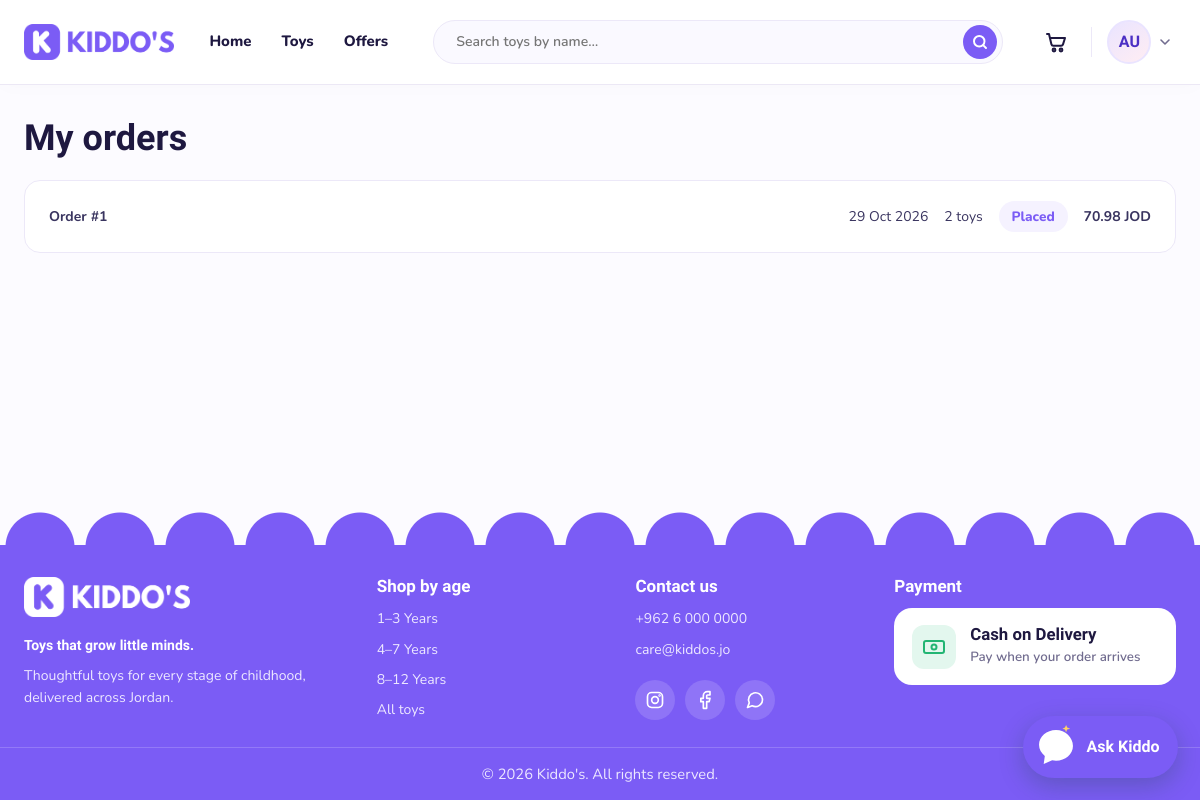
Page /orders/index.php (signed in) on the committed database.
### tables this page shows
CREATE TABLE IF NOT EXISTS `orders` (
  `id` int(10) UNSIGNED NOT NULL AUTO_INCREMENT,
  `user_id` int(10) UNSIGNED NOT NULL,
  `subtotal` decimal(10,2) NOT NULL,
  `birthday_discount` decimal(10,2) NOT NULL DEFAULT 0.00,
  `delivery_fee` decimal(6,2) NOT NULL DEFAULT 2.00,
  `total` decimal(10,2) NOT NULL,
  `child_birth_date` date DEFAULT NULL,
  `phone` varchar(20) NOT NULL,
  `address_text` varchar(255) NOT NULL,
  `latitude` decimal(10,7) NOT NULL,
  `longitude` decimal(10,7) NOT NULL,
  `status` enum('placed','shipped','delivered','cancelled') NOT NULL DEFAULT 'placed',
  `created_at` datetime NOT NULL DEFAULT current_timestamp(),
  `updated_at` datetime NOT NULL DEFAULT current_timestamp() ON UPDATE current_timestamp(),
  PRIMARY KEY (`id`),
  KEY `idx_orders_user` (`user_id`),
  KEY `idx_orders_status` (`status`),
  KEY `idx_orders_created` (`created_at`)
);

### includes/auth_check.php (called while the page is built, shortened)
<?php
$currentUserId = $_SESSION['user_id'] ?? null;

### classes/Order.php (called while the page is built, shortened)
<?php
class Order
{
    private PDO $pdo;
    public function __construct(PDO $pdo)
    {
        $this->pdo = $pdo;
    }
    public function getCustomerOrders(int $userId): array
    {
        $stmt = $this->pdo->prepare(
            "SELECT o.id, o.total, o.status, o.created_at,
                    COALESCE(SUM(oi.quantity), 0) AS toys_count
             FROM orders o
             LEFT JOIN order_items oi ON oi.order_id = o.id
             WHERE o.user_id = ?
             GROUP BY o.id
             ORDER BY o.created_at DESC"
        );
        $stmt->execute([$userId]);
        return $stmt->fetchAll();
    }
}

### includes/shop_functions.php (called while the page is built, shortened)
<?php
function shopMoney(float $amount): string
{
    return number_format($amount, 2) . ' JOD';
}

### orders/index.php (the view, shortened to what this page needs)
<?php
require_once __DIR__ . '/../includes/init.php';
require_once __DIR__ . '/../includes/auth_check.php';
require_once __DIR__ . '/../classes/Order.php';
$orderModel = new Order($pdo);
$orders     = $orderModel->getCustomerOrders((int) $currentUserId);
require_once __DIR__ . '/../includes/shop_header.php';
?>
<section class="container cart-page">
    <h1>My orders</h1>
    <?php if (empty($orders)): ?>
        <div class="cart-empty">
            <p>You have no orders yet.</p>
            <a class="btn btn-primary" href="<?= BASE_URL ?>/products/index.php">Browse toys</a>
        </div>
    <?php else: ?>
        <ul class="cart-list">
            <?php foreach ($orders as $order): ?>
                <li>
                    <a class="order-card" href="<?= BASE_URL ?>/orders/details.php?id=<?= (int) $order['id'] ?>">
                        <strong>Order #<?= (int) $order['id'] ?></strong>
                        <span><?= date('j M Y', strtotime($order['created_at'])) ?></span>
                        <span><?= (int) $order['toys_count'] ?> <?= (int) $order['toys_count'] === 1 ? 'toy' : 'toys' ?></span>
                        <span class="order-status is-<?= htmlspecialchars($order['status']) ?>"><?= ucfirst($order['status']) ?></span>
                        <strong><?= shopMoney((float) $order['total']) ?></strong>
                    </a>
                </li>
            <?php endforeach; ?>
        </ul>
    <?php endif; ?>
</section>
<?php require_once __DIR__ . '/../includes/footer.php'; ?>

### assets/css/style.css (style rules this page uses)
:root { --primary: #7B5CF5; --primary-dark: #6243E6; --primary-deep: #4B2FC4; --primary-50: #F5F2FF; --primary-100: #EAE4FF; --primary-200: #D6CBFF; --pink: #E8457C; --pink-dark: #D6336B; --pink-50: #FFEDF3; --yellow: #FFC93D; --green: #22B573; --green-50: #E3F7EE; --ink: #1E1840; --text: #3A3560; --muted: #716C8F; --line: #ECE8F8; --bg: #FBFAFF; --white: #FFFFFF; --footer-text: #EDE8FF; --footer-line: rgba(255, 255, 255, .18); --overlay: rgba(30, 24, 64, .45); --radius-sm: 12px; --radius: 18px; --radius-lg: 26px; --shadow-sm: 0 4px 14px rgba(75, 47, 196, .07); --shadow: 0 14px 34px rgba(75, 47, 196, .10); --shadow-primary: 0 8px 20px rgba(123, 92, 245, .3); --shadow-pink: 0 8px 20px rgba(232, 69, 124, .3); --font-head: "Baloo 2", "Arial Rounded MT Bold", system-ui, sans-serif; --font-body: "Nunito", system-ui, -apple-system, "Segoe UI", sans-serif; --container: 1220px; --header-h: 76px; }
*, *::before, *::after { box-sizing: border-box; }
html { scroll-behavior: smooth; }
body { margin: 0; min-height: 100vh; display: flex; flex-direction: column; font-family: var(--font-body); font-size: 16px; line-height: 1.6; color: var(--text); background: var(--bg); -webkit-font-smoothing: antialiased; }
a { color: inherit; text-decoration: none; }
h1, h2, h3, h4 { margin: 0 0 .5em; font-family: var(--font-head); font-weight: 800; line-height: 1.15; color: var(--ink); }
h1 { font-size: clamp(2rem, 4.6vw, 3.4rem); }
ul { margin: 0; padding: 0; list-style: none; }
.container { width: min(var(--container), 100% - 32px); margin-inline: auto; }

### assets/css/cart.css (style rules this page uses)
.cart-page { padding: 2.5rem 0 4rem; }
.cart-page h1 { font-family: var(--font-head); color: var(--ink); margin-bottom: 1.5rem; }
.cart-list { display: flex; flex-direction: column; gap: 1rem; margin: 0; padding: 0; list-style: none; }
.order-card { display: grid; grid-template-columns: 1fr auto auto auto auto; align-items: center; gap: 1.5rem; padding: 1.25rem 1.5rem; color: var(--text); text-decoration: none; background: var(--white); border-radius: var(--radius); box-shadow: var(--shadow-sm); }
.order-status { padding: .3rem .8rem; font-size: .85rem; font-weight: 800; color: var(--primary); background: var(--primary-50); border-radius: 999px; }

### assets/css/store-design.css (style rules this page uses)
:root { --store-line: #ece8f5; --store-soft: #f7f4ff; }
body { background: #fcfbff; }
button, input, select, summary, a { -webkit-tap-highlight-color: transparent; }
.cart-page,.details,.category-discovery { padding-bottom: 32px; }

### assets/css/customer-polish.css (style rules this page uses)
:root { --shop-content: 1280px; --shop-control: 42px; --shop-radius: 16px; --shop-gap: 24px; --shop-border: var(--line); }
.container, .site-header .container { width: min(var(--shop-content),calc(100% - 48px)); }
body { line-height: 1.55; }
.details, .cart-page { padding-top: 32px; padding-bottom: 40px; }
.details .details-info h1, .cart-page > h1 { font-size: clamp(28px,3vw,36px); line-height: 1.2; margin-bottom: 20px; }
.order-card { padding:20px 24px; gap:16px; border:1px solid var(--shop-border); border-radius:var(--shop-radius); box-shadow:none; font-size:14px; }

### assets/css/customer-motion.css (style rules this page uses)
:root { --motion-fast:150ms; --motion-normal:220ms; --motion-panel:280ms; --motion-ease:cubic-bezier(.2,.7,.2,1); --motion-shadow:0 8px 24px #39226610; }
.toy-grid .toy-card,.category-discovery-card,.age-circles .age-circle,.order-card { transition:transform var(--motion-normal) var(--motion-ease),box-shadow var(--motion-normal) ease,border-color var(--motion-fast) ease; }

### rows in the picture
orders: id "1", created_at "29 Oct 2026", toys_count "2", status "Placed", total "70.98 JOD"

### other values in the picture
$label "Home"
$label "Toys"
$label "Offers"
$accountInitials "AU"
$age['name'] "1–3 Years"
$age['name'] "4–7 Years"
$age['name'] "8–12 Years"
